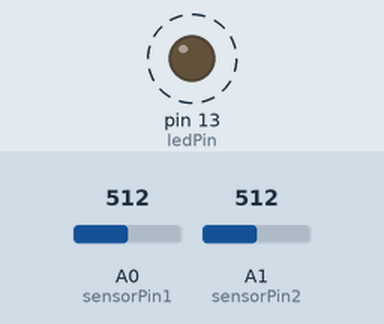
Recording of a sketch running on a simulated Arduino Uno, built with avr-gcc and run on an emulated ATmega328P. Shown: output pins drawn as LEDs (lit = HIGH). Dashed ring = blinking. The inputs (shaded band) are chosen by the test bench; at power-on: A0 (sensorPin1) = 512, A1 (sensorPin2) = 512. What the sketch prints to the serial monitor is not drawn.

Above: at 0.9 s.
1.3 s: A0 (sensorPin1) set to 716
4.3 s: A1 (sensorPin2) set to 716
7.3 s: A0 (sensorPin1) set to 900
10.3 s: A1 (sensorPin2) set to 900
Timing chart, 0 to 14.3 s (numbered marks = the images above; inputs shaded):
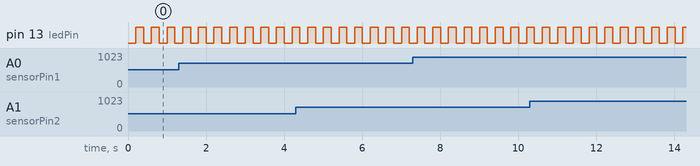

The sketch:

Lab6.ino
```cpp
const int ledPin = 13;
const int sensorPin1 = 0;
const int sensorPin2 = 1;


const int ID_FSR= 0x10;
const int ID_Pot = 0x20;


int period = 50;
int state = LOW;
volatile int senseVal = 0;

int FSRVal_H;
int FSRVal_L;
int potVal_H;
int potVal_L;

void setup(){
  pinMode(ledPin, OUTPUT);
  Serial.begin(9600);

}
void loop(){
  FSRVal_L = analogRead(sensorPin1);
  potVal_L = analogRead(sensorPin2);

  FSRVal_H = FSRVal_L >> 8;
  potVal_H = potVal_L >> 8;
  delay(200);
  transmit();
}
void toggleLED(){
  state = !state;

  if(state){
    digitalWrite(ledPin, state);
  }else{
    digitalWrite(ledPin, state);
  }

}
void transmit(){
  Serial.write(ID_FSR);
  Serial.write(FSRVal_H);
  Serial.write(FSRVal_L);
  Serial.write(ID_Pot);
  Serial.write(potVal_H);
  Serial.write(potVal_L);
  toggleLED();
}
```

Measured:
- by itself, pin 13 (ledPin): alternates HIGH for 0.20 s and LOW for 0.20 s
